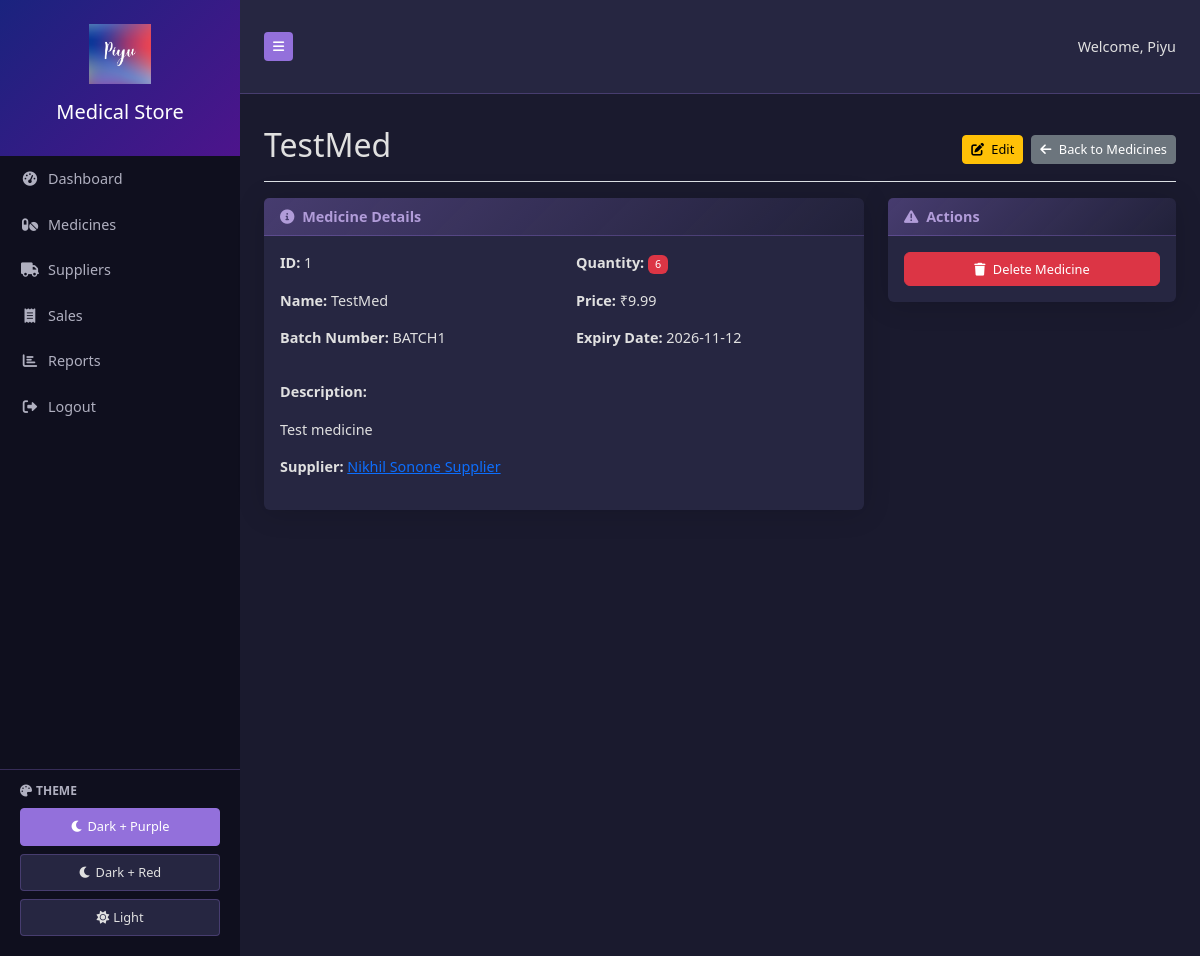
The app's page /medicine/1 (signed in) with its own data.
### app.py (models this page shows)
class User(UserMixin, db.Model):
    id = db.Column(db.Integer, primary_key=True)
    username = db.Column(db.String(80), unique=True, nullable=False)
    password_hash = db.Column(db.String(120), nullable=False)
    is_admin = db.Column(db.Boolean, default=False)

class Medicine(db.Model):
    id = db.Column(db.Integer, primary_key=True)
    name = db.Column(db.String(100), nullable=False)
    description = db.Column(db.Text)
    quantity = db.Column(db.Integer, nullable=False)
    price = db.Column(db.Float, nullable=False)
    supplier_id = db.Column(db.Integer, db.ForeignKey('supplier.id'))
    batch_number = db.Column(db.String(50))
    expiry_date = db.Column(db.Date, nullable=False)
    created_at = db.Column(db.DateTime, default=datetime.utcnow)

class Supplier(db.Model):
    id = db.Column(db.Integer, primary_key=True)
    name = db.Column(db.String(100), nullable=False)
    contact = db.Column(db.String(50), nullable=False)
    email = db.Column(db.String(100))
    phone = db.Column(db.String(20))
    address = db.Column(db.Text)
    gst_number = db.Column(db.String(50))
    created_at = db.Column(db.DateTime, default=datetime.utcnow)
    medicines = db.relationship('Medicine', backref='supplier_ref', lazy=True)
    purchases = db.relationship('Purchase', backref='supplier', lazy=True)

### app.py (the view)
@app.route('/medicine/<int:id>')
@login_required
def view_medicine(id):
    medicine = Medicine.query.get_or_404(id)
    return render_template('view_medicine.html', medicine=medicine)

### app.py (called while the page is built)
@login_manager.user_loader
def load_user(user_id):
    return User.query.get(int(user_id))

### templates/view_medicine.html (shortened to what this page needs)
{% extends "base.html" %}
{% block content %}
<div class="d-flex justify-content-between flex-wrap flex-md-nowrap align-items-center pt-3 pb-2 mb-3 border-bottom">
    <h1 class="h2">{{ medicine.name }}</h1>
    <div class="btn-toolbar mb-2 mb-md-0">
        <a href="{{ url_for('edit_medicine', id=medicine.id) }}" class="btn btn-sm btn-warning me-2">
            <i class="fas fa-edit me-1"></i> Edit
        </a>
        <a href="{{ url_for('medicines') }}" class="btn btn-sm btn-secondary">
            <i class="fas fa-arrow-left me-1"></i> Back to Medicines
        </a>
    </div>
</div>
<div class="row">
    <div class="col-md-8">
        <div class="card mb-4">
            <div class="card-header">
                <i class="fas fa-info-circle me-1"></i>
                Medicine Details
            </div>
            <div class="card-body">
                <div class="row mb-3">
                    <div class="col-md-6">
                        <p><strong>ID:</strong> {{ medicine.id }}</p>
                        <p><strong>Name:</strong> {{ medicine.name }}</p>
                        <p><strong>Batch Number:</strong> {{ medicine.batch_number or 'N/A' }}</p>
                    </div>
                    <div class="col-md-6">
                        <p><strong>Quantity:</strong> <span class="badge {% if medicine.quantity < 10 %}bg-danger{% else %}bg-success{% endif %}">{{ medicine.quantity }}</span></p>
                        <p><strong>Price:</strong> ₹{{ "%.2f"|format(medicine.price) }}</p>
                        <p><strong>Expiry Date:</strong> {{ medicine.expiry_date.strftime('%Y-%m-%d') if medicine.expiry_date else 'N/A' }}</p>
                    </div>
                </div>
                <div class="row">
                    <div class="col-12">
                        <p><strong>Description:</strong></p>
                        <p>{{ medicine.description or 'No description provided.' }}</p>
                    </div>
                </div>
                {% if medicine.supplier_ref %}
                <div class="row">
                    <div class="col-12">
                        <p><strong>Supplier:</strong> <a href="{{ url_for('view_supplier', id=medicine.supplier_ref.id) }}">{{ medicine.supplier_ref.name }}</a></p>
                    </div>
                </div>
                {% endif %}
            </div>
        </div>
    </div>
    <div class="col-md-4">
        <div class="card">
            <div class="card-header">
                <i class="fas fa-exclamation-triangle me-1"></i>
                Actions
            </div>
            <div class="card-body">
                <form method="POST" action="{{ url_for('delete_medicine', id=medicine.id) }}">
                    <button type="submit" class="btn btn-danger w-100" onclick="return confirm('Are you sure you want to delete this medicine?')">
                        <i class="fas fa-trash me-1"></i> Delete Medicine
                    </button>
                </form>
            </div>
        </div>
    </div>
</div>
{% endblock %}

### templates/base.html (shortened to what this page needs)
<!DOCTYPE html>
<html lang="en">
<head>
    <link href="https://cdn.jsdelivr.net/npm/bootstrap@5.3.0/dist/css/bootstrap.min.css" rel="stylesheet">
    <link rel="stylesheet" href="https://cdnjs.cloudflare.com/ajax/libs/font-awesome/6.0.0/css/all.min.css">
    <link rel="stylesheet" href="{{ url_for('static', filename='css/style.css') }}">
</head>
<body>
    <div class="d-flex" id="wrapper">
        <div class="bg-dark text-white" id="sidebar-wrapper">
            <div class="sidebar-heading text-center py-4">
                <img src="{{ url_for('static', filename='logo.png') }}" alt="Logo" class="img-fluid mb-2" style="max-height: 60px;">
                <h5 class="mt-2">Medical Store</h5>
            </div>
            <div class="list-group list-group-flush d-flex flex-column" style="min-height: 100vh;">
                <a href="{{ url_for('dashboard') }}" class="list-group-item list-group-item-action">
                    <i class="fas fa-tachometer-alt me-2"></i>Dashboard
                </a>
                <a href="{{ url_for('medicines') }}" class="list-group-item list-group-item-action">
                    <i class="fas fa-pills me-2"></i>Medicines
                </a>
                <a href="{{ url_for('suppliers') }}" class="list-group-item list-group-item-action">
                    <i class="fas fa-truck me-2"></i>Suppliers
                </a>
                <a href="{{ url_for('sales') }}" class="list-group-item list-group-item-action">
                    <i class="fas fa-receipt me-2"></i>Sales
                </a>
                <a href="{{ url_for('reports') }}" class="list-group-item list-group-item-action">
                    <i class="fas fa-chart-bar me-2"></i>Reports
                </a>
                {% if current_user.is_authenticated %}
                    <a href="{{ url_for('logout') }}" class="list-group-item list-group-item-action">
                        <i class="fas fa-sign-out-alt me-2"></i>Logout
                    </a>
                {% endif %}
                <div class="theme-switcher mt-auto">
                    <div class="theme-label">
                        <i class="fas fa-palette me-1"></i>Theme
                    </div>
                    <button class="theme-btn active" onclick="setTheme('dark-purple')">
                        <i class="fas fa-moon me-1"></i>Dark + Purple
                    </button>
                    <button class="theme-btn" onclick="setTheme('dark-red')">
                        <i class="fas fa-moon me-1"></i>Dark + Red
                    </button>
                    <button class="theme-btn" onclick="setTheme('light')">
                        <i class="fas fa-sun me-1"></i>Light
                    </button>
                </div>
            </div>
        </div>
        <div id="page-content-wrapper">
            <nav class="navbar navbar-expand-lg border-bottom" style="background-color: var(--bg-secondary); border-color: var(--border) !important;">
                <div class="container-fluid">
                    <button class="btn btn-sm" id="menu-toggle" style="background-color: var(--accent); color: white;">
                        <i class="fas fa-bars"></i>
                    </button>
                    <div class="ms-auto">
                        <span class="navbar-text" style="color: var(--text-primary);">
                            {% if current_user.is_authenticated %}
                                Welcome, {{ current_user.username }}
                            {% endif %}
                        </span>
                    </div>
                </div>
            </nav>
            <div class="container-fluid px-4 py-3">
                {% block content %}{% endblock %}
            </div>
        </div>
    </div>
</body>
</html>

### static/css/style.css (style rules this page uses)
:root { --light-bg-primary: #f8f9fa; --light-bg-secondary: #ffffff; --light-text-primary: #212529; --light-text-secondary: #6c757d; --light-border: #dee2e6; --light-header-bg: #f8f9fc; --light-accent: #007bff; --dark-purple-bg-primary: #1a1a2e; --dark-purple-bg-secondary: #262641; --dark-purple-text-primary: #e0e0e0; --dark-purple-text-secondary: #b0b0c0; --dark-purple-sidebar-bg: #0f0f1e; --dark-purple-sidebar-header: linear-gradient(135deg, #1a237e 0%, #4d148c 100%); --dark-purple-accent: #9370db; --dark-purple-accent-light: #b19cd9; --dark-purple-accent-hover: rgba(147, 112, 219, 0.3); --dark-purple-border: rgba(147, 112, 219, 0.3); --dark-red-bg-primary: #1a1515; --dark-red-bg-secondary: #2a2025; --dark-red-text-primary: #e8e8e8; --dark-red-text-secondary: #c0c0c0; --dark-red-sidebar-bg: #0f0a0a; --dark-red-sidebar-header: linear-gradient(135deg, #5a1a1a 0%, #8b2323 100%); --dark-red-accent: #d64545; --dark-red-accent-light: #e8a0a0; --dark-red-accent-hover: rgba(214, 69, 69, 0.3); --dark-red-border: rgba(214, 69, 69, 0.3); --bg-primary: var(--dark-purple-bg-primary); --bg-secondary: var(--dark-purple-bg-secondary); --text-primary: var(--dark-purple-text-primary); --text-secondary: var(--dark-purple-text-secondary); --sidebar-bg: var(--dark-purple-sidebar-bg); --sidebar-header: var(--dark-purple-sidebar-header); --accent: var(--dark-purple-accent); --accent-light: var(--dark-purple-accent-light); --accent-hover: var(--dark-purple-accent-hover); --border: var(--dark-purple-border); }
* { transition: background-color 0.3s ease, color 0.3s ease, border-color 0.3s ease; }
body { font-size: 0.9rem; background-color: var(--bg-primary); color: var(--text-primary); }
#sidebar-wrapper { min-height: 100vh; margin-left: -15rem; transition: margin 0.25s ease-out; width: 15rem; background-color: var(--sidebar-bg); }
#sidebar-wrapper .sidebar-heading { padding: 0.875rem 1.25rem; font-size: 1.2rem; background: var(--sidebar-header); color: #fff; }
#sidebar-wrapper .list-group { width: 15rem; background-color: var(--sidebar-bg); }
#page-content-wrapper { min-width: 100vw; background-color: var(--bg-primary); }
.list-group-item { border: none; padding: 0.75rem 1.25rem; font-weight: 500; background-color: var(--sidebar-bg); color: var(--text-secondary); }
.list-group-item i { width: 20px; margin-right: 10px; text-align: center; }
.card { border: none; box-shadow: 0 0.15rem 1.75rem 0 rgba(0, 0, 0, 0.15) !important; margin-bottom: 1.5rem; background-color: var(--bg-secondary); color: var(--text-primary); }
.card-header { background: linear-gradient(135deg, var(--accent-hover) 0%, rgba(0, 0, 0, 0.1) 100%); border-bottom: 1px solid var(--border); font-weight: 600; color: var(--accent-light); }
.btn { font-size: 0.8rem; font-weight: 500; padding: 0.4rem 0.8rem; }
.btn-sm { padding: 0.25rem 0.5rem; }
@media (min-width: 768px) { #sidebar-wrapper { margin-left: 0; } }
@media (min-width: 768px) { #page-content-wrapper { min-width: 0; width: 100%; } }
@media (min-width: 768px) { .container-fluid { padding: 1.5rem; } }
.badge { font-weight: 500; padding: 0.35em 0.65em; }
.theme-switcher { padding: 0.75rem 1.25rem; border-top: 1px solid var(--border); margin-top: auto; }
.theme-label { display: block; font-size: 0.75rem; font-weight: 600; color: var(--text-secondary); margin-bottom: 0.5rem; text-transform: uppercase; }
.theme-btn { display: block; width: 100%; padding: 0.5rem; margin-bottom: 0.5rem; border: 1px solid var(--border); background-color: var(--bg-secondary); color: var(--text-primary); border-radius: 4px; cursor: pointer; font-size: 0.8rem; font-weight: 500; }
.theme-btn.active { background-color: var(--accent); color: #fff; border-color: var(--accent); }

### records on screen
User: username "Piyu"
Medicine: name "TestMed", id "1", batch_number "BATCH1", quantity "6", price "9.99", expiry_date "2026-11-12", description "Test medicine"
Supplier: supplier_ref.name "Nikhil Sonone Supplier"
